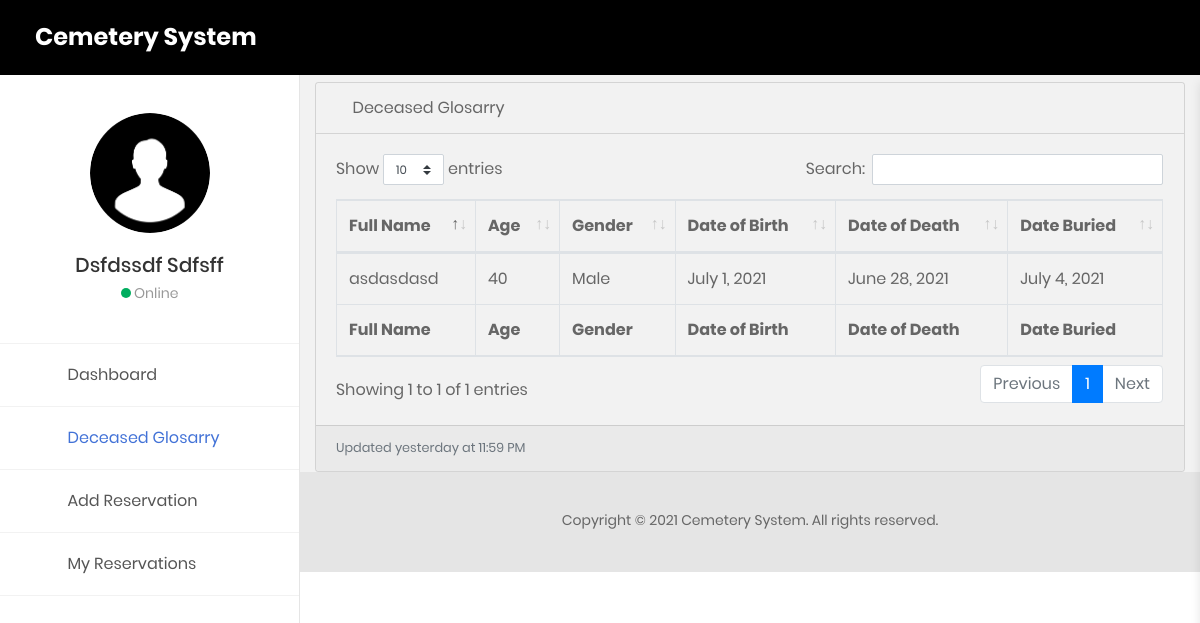
Screenshot of /user/deceasedGlosarry.php (signed in) with the database file from the repository.
### tables this page shows
CREATE TABLE `deceased_details` (
  `deceased_id` int(11) NOT NULL,
  `user_id` text NOT NULL,
  `reserve_id` text NOT NULL,
  `loc_id` text NOT NULL,
  `full_name` text NOT NULL,
  `age` text NOT NULL,
  `gender` text NOT NULL,
  `date_of_birth` datetime NOT NULL,
  `date_of_death` datetime NOT NULL,
  `date_buried` datetime NOT NULL,
  `block` text NOT NULL,
  `number` text NOT NULL
);

### user/deceasedGlosarry.php (the view, shortened to what this page needs)
<?php
  include('../functions/functions.php');
?>
<!DOCTYPE html>
<html lang="en">
<head>
    <link href="css/font-face.css" rel="stylesheet" media="all">
    <link href="vendor/font-awesome-4.7/css/font-awesome.min.css" rel="stylesheet" media="all">
    <link href="vendor/font-awesome-5/css/fontawesome-all.min.css" rel="stylesheet" media="all">
    <link href="vendor/mdi-font/css/material-design-iconic-font.min.css" rel="stylesheet" media="all">
    <link href="vendor/bootstrap-4.1/bootstrap.min.css" rel="stylesheet" media="all">
    <link href="vendor/animsition/animsition.min.css" rel="stylesheet" media="all">
    <link href="vendor/bootstrap-progressbar/bootstrap-progressbar-3.3.4.min.css" rel="stylesheet" media="all">
    <link href="vendor/wow/animate.css" rel="stylesheet" media="all">
    <link href="vendor/css-hamburgers/hamburgers.min.css" rel="stylesheet" media="all">
    <link href="vendor/slick/slick.css" rel="stylesheet" media="all">
    <link href="vendor/select2/select2.min.css" rel="stylesheet" media="all">
    <link href="vendor/perfect-scrollbar/perfect-scrollbar.css" rel="stylesheet" media="all">
    <link href="vendor/vector-map/jqvmap.min.css" rel="stylesheet" media="all">
    <link href="css/theme.css" rel="stylesheet" media="all">
    <link href="css/badge2.css" rel="stylesheet" media="all">
    <link href="css/spanbadge.css" rel="stylesheet" media="all">
    <link href="../assets/vendor/datatables/dataTables.bootstrap4.css" rel="stylesheet">
</head>
<body class="animsition">
    <div class="page-wrapper">
        <aside class="menu-sidebar2">
            <div class="logo" style="background: black;">
                <a href="userHome.php">
                     <h3 class="name text-white">Cemetery System</h3>
                </a>
            </div>
            <div class="menu-sidebar2__content js-scrollbar1">
                <div class="account2">
                    <div class="image img-cir img-120">
                        <?php if($_SESSION['user']['photo'] != ""): ?>
                            <img src="../assets/images/<?php echo $_SESSION['user']['photo']; ?>"/>
                        <?php else: ?>
                            <img src="../assets/images/profile.png"/>
                        <?php endif; ?>
                    </div>
                    <h4 class="name"><?php echo $_SESSION['user']['fname']; ?> <?php echo $_SESSION['user']['lname']; ?></h4>
                    <a href="#" style="pointer-events: none;"><span class="dot dot--green"></span> Online</a>
                </div>
                <nav class="navbar-sidebar2">
                    <ul class="list-unstyled navbar__list">
                        <li>
                            <a href="userHome.php">
                            <i class="fas fa-tachometer-alt"></i>Dashboard</a>
                        </li>
                        <li class="active">
                            <a href="deceasedGlosarry.php">
                            <i class="fas fa-book"></i>Deceased Glosarry</a>
                        </li>
                         <li>
                            <a href="addReservation.php">
                            <i class="far fa-plus-square"></i>Add Reservation</a>
                        </li>
                        <li>
                            <a href="myReservations.php">
                            <i class="fas fa-table"></i>My Reservations</a>
                        </li>
                    </ul>
                </nav>
            </div>
        </aside>
        <div class="page-container2">
            <header class="header-desktop2" style="background: black">
                <div class="section__content section__content--p30">
                    <div class="container-fluid">
                        <div class="header-wrap2">
                            <div class="header-button2">
                                <div class="header-button-item js-item-menu">
                                     <i class="zmdi zmdi-email"></i>
                                </div>
                               <div class="header-button-item mr-0 js-sidebar-btn">
                                    <i class="zmdi zmdi-menu"></i>
                                </div>
                            </div>
                        </div>
                    </div>
                </div>
            </header>
            <section class="statistic" style="margin-top: 25px;">
            <div class="container-fluid" style="background: transparent;">
              <div class="card mb-3" style="background: transparent;">
                    <div class="card-header" style="background: transparent;">
                      <i class="fas fa-book"></i>
                      Deceased Glosarry</div>
                    <div class="card-body" style="background: transparent;">
                      <div class="table-responsive" style="background: transparent;">
                        <?php
                          $query = "SELECT * FROM deceased_details ORDER BY full_name ASC";
                          $result = mysqli_query($db,$query);
                        ?>
                        <table class="table table-bordered" id="dataTable" width="100%" cellspacing="0" style="background: transparent;">
                          <thead>
                            <tr>
                              <th>Full Name</th>
                              <th>Age</th>
                              <th>Gender</th>
                              <th>Date of Birth</th>
                              <th>Date of Death</th>
                              <th>Date Buried</th>
                            </tr>
                          </thead>
                          <tfoot>
                            <tr>
                              <th>Full Name</th>
                              <th>Age</th>
                              <th>Gender</th>
                              <th>Date of Birth</th>
                              <th>Date of Death</th>
                              <th>Date Buried</th>
                            </tr>
                          </tfoot>
                          <tbody>
                            <?php
                            if($result){
                              while($res = mysqli_fetch_array($result)) {
                                echo "<tr>";
                                  echo "<td>".$res['full_name']."</td>";
                                  echo "<td>".$res['age']."</td>";
                                  echo "<td>".$res['gender']."</td>";
                                  echo "<td>".date('F j, Y',strtotime($res['date_of_birth']))."</td>";
                                  echo "<td>".date('F j, Y',strtotime($res['date_of_death']))."</td>";
                                  echo "<td>".date('F j, Y',strtotime($res['date_buried']))."</td>";
                                 echo "</tr>";
                              }
                            }?>
                          </tbody>
                        </table>
                      </div>
                    </div>
                    <div class="card-footer small text-muted">Updated yesterday at 11:59 PM</div>
                  </div>
              </div>
            </section>
        </div>
            <footer class="sticky-footer" style="height: 20px;">
              <div class="container my-auto">
                <div class="copyright text-center my-auto">
                  <p style="margin-left: 300px;">Copyright © 2021 Cemetery System. All rights reserved.</p>
                </div>
              </div>
            </footer>
    </div>
</body>
</html>

### rows the page displays
deceased_details: full_name "asdasdasd", age "40", gender "Male", date_of_birth "July 1, 2021", date_of_death "June 28, 2021", date_buried "July 4, 2021"

### other values shown
$_SESSION['user']['fname'] "Dsfdssdf"
$_SESSION['user']['lname'] "Sdfsff"
